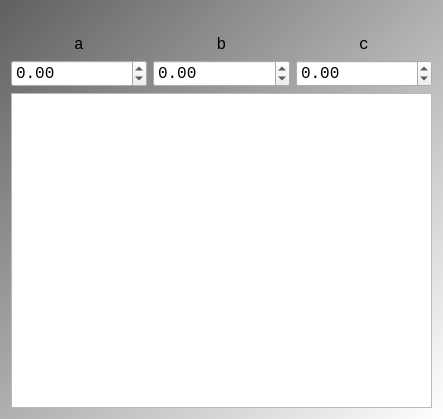
<?xml version="1.0" encoding="UTF-8"?>
<ui version="4.0">
 <class>QtQuadraticSolverMainDialog</class>
 <widget class="QDialog" name="QtQuadraticSolverMainDialog">
  <property name="geometry">
   <rect>
    <x>0</x>
    <y>0</y>
    <width>443</width>
    <height>419</height>
   </rect>
  </property>
  <property name="font">
   <font>
    <family>Courier New</family>
    <pointsize>12</pointsize>
   </font>
  </property>
  <property name="windowTitle">
   <string>QuadraticSolver</string>
  </property>
  <property name="windowIcon">
   <iconset>
    <normaloff>:/images/ToolQuadraticSolverIcon14x14.png</normaloff>:/images/ToolQuadraticSolverIcon14x14.png</iconset>
  </property>
  <property name="styleSheet">
   <string notr="true">QDialog { 
background-color: qlineargradient(x1: 0, y1: 0, x2: 1, y2: 1, stop: 0  #606060, stop: 1 #ffffff);
}

QLabel { font: 24px, &quot;Courier&quot; }
QPushButton { font: 24px, &quot;Courier&quot; }</string>
  </property>
  <layout class="QVBoxLayout" name="verticalLayout">
   <item>
    <widget class="QLabel" name="label">
     <property name="text">
      <string/>
     </property>
     <property name="pixmap">
      <pixmap resource="ToolQuadraticSolver.qrc">:/ToolQuadraticSolver/images/ToolQuadraticSolverFormula.png</pixmap>
     </property>
     <property name="alignment">
      <set>Qt::AlignCenter</set>
     </property>
    </widget>
   </item>
   <item>
    <layout class="QHBoxLayout" name="horizontalLayout_2">
     <item>
      <widget class="QLabel" name="label_a">
       <property name="text">
        <string>a</string>
       </property>
       <property name="alignment">
        <set>Qt::AlignCenter</set>
       </property>
      </widget>
     </item>
     <item>
      <widget class="QLabel" name="label_b">
       <property name="text">
        <string>b</string>
       </property>
       <property name="alignment">
        <set>Qt::AlignCenter</set>
       </property>
      </widget>
     </item>
     <item>
      <widget class="QLabel" name="label_c">
       <property name="text">
        <string>c</string>
       </property>
       <property name="alignment">
        <set>Qt::AlignCenter</set>
       </property>
      </widget>
     </item>
    </layout>
   </item>
   <item>
    <layout class="QHBoxLayout" name="horizontalLayout">
     <item>
      <widget class="QDoubleSpinBox" name="box_a">
       <property name="minimum">
        <double>-1000000000.000000000000000</double>
       </property>
       <property name="maximum">
        <double>1000000000.000000000000000</double>
       </property>
      </widget>
     </item>
     <item>
      <widget class="QDoubleSpinBox" name="box_b">
       <property name="minimum">
        <double>-1000000000.000000000000000</double>
       </property>
       <property name="maximum">
        <double>1000000000.000000000000000</double>
       </property>
      </widget>
     </item>
     <item>
      <widget class="QDoubleSpinBox" name="box_c">
       <property name="minimum">
        <double>-1000000000.000000000000000</double>
       </property>
       <property name="maximum">
        <double>1000000000.000000000000000</double>
       </property>
      </widget>
     </item>
    </layout>
   </item>
   <item>
    <widget class="QTextEdit" name="text">
     <property name="font">
      <font>
       <family>Courier New</family>
       <pointsize>8</pointsize>
      </font>
     </property>
     <property name="readOnly">
      <bool>true</bool>
     </property>
    </widget>
   </item>
  </layout>
 </widget>
 <resources>
  <include location="ToolQuadraticSolver.qrc"/>
 </resources>
 <connections/>
</ui>
